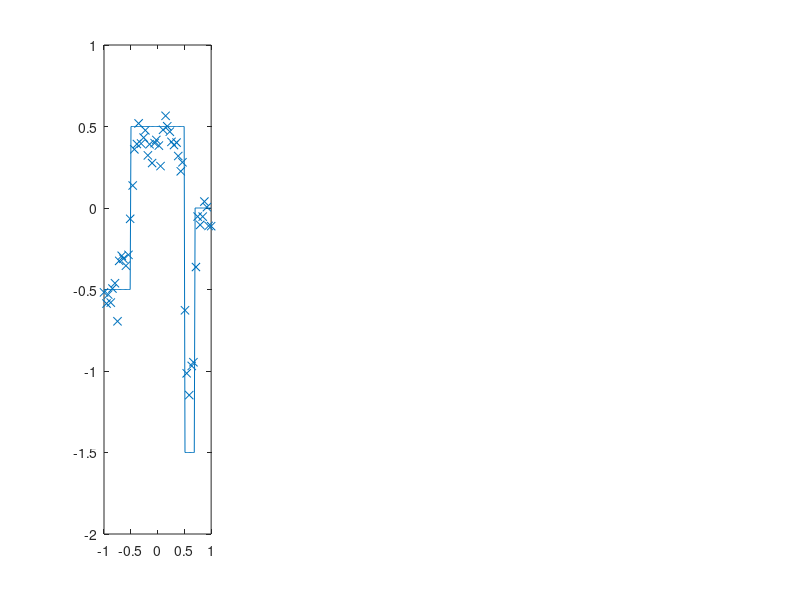

The MATLAB script that drew this image: (Note: this script raises an error after producing the figure.)
%rng(3);i

%% MCMC parameters
mcmc.method = 'pcn';    % MCMC method (pcn, mala)
mcmc.mix_ratio = 0.0;   % Ratio of MALA steps to pCN steps (mixed method)
S = 1000000;      % MCMC samples
mcmc.beta = 0.01;       % pCN jump parameter
mcmc.h = 0.0000001;                 % MALA step size parameter
mcmc.local = 500;        % how many steps to calculate local acceptance rate?
mcmc.thinning = 1000;    % how often to update figure?
mcmc.burnin = 30000;

%% Model parameters
md.d = 1;              % Spatial dimension 
md.H = [100,10,1];    % Layer widths
md.L = 3;              % Number of hidden layers
md.N = 2^7;            % Sample on N or N*N grid
md.J = 50;
md.gm = 0.1;

% Calculate total number of weights
md.NW = md.d*md.H(1) + md.H(1);
for l=2:md.L
    md.NW = md.NW + md.H(l)*md.H(l-1) + md.H(l);
end
md.NW = md.NW + md.H(md.L);

% Define the spatial grid
md.XX = linspace(-1,1,md.N)';

% Create the truth, forward map, data
%UT = (0.5*(sign(md.XX+0.5)-sign(md.XX-0.5))-0.5)+cos(4*pi*md.XX).*(md.XX>0.5);
UT = (0.5*(sign(md.XX+0.5)-sign(md.XX-0.5))-0.5)...
        - 2*(0.5*(sign(md.XX-0.5)-sign(md.XX-0.7))-0.5).*(md.XX>0.5)...
        + 1*(0.5*(sign(md.XX-0.5)-sign(md.XX-0.7))-0.5).*(md.XX>0.7);

obsInd = round(linspace(1,md.N,md.J));
basis = speye(md.N);

B = zeros(md.N);
for j=1:md.N
    B(:,j) = idct(dct(full(basis(:,j))).*exp(-0.05*(1:md.N)'));
end

A = basis(obsInd,:);
G = A*B;

y = G*UT + normrnd(0,1,md.J,1)*md.gm;

% Objective function
J = @(xi) JFull(xi,md);

% Cost function
md.cost = @(U) norm(G*U-y)^2/(2*md.gm^2);
md.dcost = @(U) G'*(G*U-y)/md.gm^2;

% Activation function
md.sig = @(z) ReLU(z);
md.dsig = @(z) 2*sqrt(2)*normpdf(z*sqrt(2));

% Non-centring function
md.lambda = @(z) tan(pi*normcdf(z)-pi/2);
md.dlambda = @(z) pi*sec(pi*normcdf(z)-pi/2).^2.*normpdf(z);

subplot(141);
plot(md.XX,UT);axis([-1,1,-2,1]);
hold on
scatter(md.XX(obsInd),y,'x');
hold off


% Finite Difference test
%{
xi = normrnd(0,1,md.NW,1);
U = normrnd(0,1,md.N,1);

basis = speye(md.NW);
basisN = speye(md.N);
[~,PhiXi,DPhi_adj] = build_net(xi,md);
Cost0 = md.cost(U);
DCost_adj = md.dcost(U);
DPhi_fd = zeros(md.NW,1);
DCost_fd = zeros(md.N,1);

ep = 1e-8;
for j=1:md.NW
    [~,PhiXiP] = build_net(xi+ep*basis(:,j),md);
    DPhi_fd(j) = (PhiXiP-PhiXi)/ep;
end
for j=1:md.N
    DCost_fd(j) = (md.cost(U+ep*basisN(:,j))-Cost0)/ep;
end

subplot(131)
plot(DPhi_adj);
subplot(132)
plot(DPhi_fd);
subplot(133)
plot(DPhi_adj./DPhi_fd);
return
%}


%% Gradient Descent
%{
xi = normrnd(0,1,md.NW,1);
a0 = 1e-6;
maxIt = 20;

PhiTrace = zeros(S,1);
DPhiTrace = zeros(S,1);
for j=1:S
    [U,PhiXi,DPhiXi] = build_net(xi,md);
    PhiTrace(j) = PhiXi+norm(xi)^2/2;
    DPhiTrace(j) = norm(DPhiXi + xi);
    
    if mod(j,10) == 0
        fprintf('Phi = %f\t DPhi = %f\n',PhiTrace(j),DPhiTrace(j));
        subplot(131)
        semilogy(1:j,PhiTrace(1:j));
        subplot(132);
        semilogy(1:j,DPhiTrace(1:j));
        subplot(133);
        plot(md.XX,UT);
        hold on
        plot(md.XX,U);axis([-1,1,-2,1]);
        hold off        
        pause(0.01);
    end
    
    %[ac,~] = LineSearch(xi,-DPhiXi-xi,a0,maxIt,J);
    ac = a0;
    xi = xi - ac*(DPhiXi + xi) + sqrt(2*ac)*normrnd(0,1,md.NW,1);
    
    if ac < 1e-16
        maxIt = min(1e3,maxIt*2);
    end

end
%disp(size(U))
%disp(PhiXi);
%plot(md.XX,U)
%}

%% MCMC
%
acc = zeros(S,1);

UMean = zeros(md.N,1);
UVar = zeros(md.N,1);
xiMean = zeros(md.NW,1);

xi = normrnd(0,1,md.NW,1);
[~,PhiXi,DPhiXi] = build_net(xi,md);

for s=1:S
    mcmc.b = 4*sqrt(mcmc.h)/(4+mcmc.h);
    if mcmc.mix_ratio > 0
        if unifrnd(0,1) < mcmc.mix_ratio
            mcmc.method = 'mala';
            [~,~,DPhiXi] = build_net(xi,md);
        else
            mcmc.method = 'pcn';
        end
    end
    
    % pCN
    if strcmp(mcmc.method,'pcn')
        xiProp = sqrt(1-mcmc.beta^2)*xi + mcmc.beta*normrnd(0,1,md.NW,1);
        
        [~,PhiXiProp] = build_net(xiProp,md);
        aProb = min(1,exp(PhiXi-PhiXiProp));
        
        if unifrnd(0,1) < aProb
            xi = xiProp;
            PhiXi = PhiXiProp;
            acc(s) = 1;
        end
        
        if mod(s,mcmc.local) == 0
            l_acc = mean(acc(s-mcmc.local+1:s));
            if l_acc < 0.3
                mcmc.beta = mcmc.beta/2;
            else
                mcmc.beta = min(1,mcmc.beta*2);
            end
        end
        
    % MALA    
    elseif strcmp(mcmc.method,'mala')
        xiProp = sqrt(1-mcmc.b^2)*xi + mcmc.b*(normrnd(0,1,md.NW,1) - sqrt(mcmc.h)/2*DPhiXi);
        
        [~,PhiXiProp,DPhiXiProp] = build_net(xiProp,md);
        I1 = PhiXi + mcmc.h/8*norm(DPhiXi)^2 + sqrt(mcmc.h)/2*DPhiXi'*(xiProp-sqrt(1-mcmc.b^2)*xi)/mcmc.b;
        I2 = PhiXiProp + mcmc.h/8*norm(DPhiXiProp)^2 + sqrt(mcmc.h)/2*DPhiXiProp'*(xi-sqrt(1-mcmc.b^2)*xiProp)/mcmc.b;
        
        aProb = min(1,exp(I1-I2));
        
        if unifrnd(0,1) < aProb
            xi = xiProp;
            PhiXi = PhiXiProp;
            DPhiXi = DPhiXiProp;
            acc(s) = 1;
        end
        
        if mod(s,mcmc.local) == 0
            l_acc = mean(acc(s-mcmc.local+1:s));
            if l_acc < 0.3
                mcmc.h = mcmc.h/2;
            else
                mcmc.h = min(1,mcmc.h*2);
            end
        end
    end
    

        
    if mod(s,mcmc.thinning) == 0           
        U = build_net(xi,md);
        
        if s > mcmc.burnin
            q = (s-mcmc.burnin)/mcmc.thinning;
            UMean = ((q-1)*UMean + U)/q;
            UVar = ((q-1)*UVar + U.^2)/q;
            xiMean = ((q-1)*xiMean + xi)/q;

            subplot(143);
            plot(md.XX,[UMean,UMean+sqrt(UVar-UMean.^2),UMean-sqrt(UVar-UMean.^2)]);axis([-1,1,-2,1]);
            subplot(144);
            plot(md.XX,build_net(xiMean,md));axis([-1,1,-2,1]);
        end
        
        subplot(142);
        plot(md.XX,U);axis([-1,1,-2,1]);
        pause(0.01);
        fprintf('s = %i\tAccepted: %f\n',s,l_acc);
    end
end
%

function z = JFull(xi,model)
    [~,PhiXi] = build_net(xi,model);
    z = PhiXi + norm(xi)^2/2;
end

function [U,PhiXi,DPhiXi] = build_net(xi,model)

    N = model.N;
    L = model.L;
    H = model.H;
    XX = model.XX;
    
    xi0 = xi;
    xi = model.lambda(xi0);
    % Extract weights/biases from xi
    W = cell(L+1,1);
    B = cell(L,1);
    
    curr_ind = 1;
    next_ind = model.d*H(1);
    W{1} = reshape(xi(curr_ind:next_ind),H(1),model.d);
    curr_ind = next_ind;
    next_ind = curr_ind + H(1);
    B{1} = xi(curr_ind+1:next_ind);
    
    for l=2:L
        curr_ind = next_ind;
        next_ind = curr_ind + H(l-1)*H(l);
        W{l} = reshape(xi(curr_ind+1:next_ind),H(l),H(l-1));
        curr_ind = next_ind;
        next_ind = curr_ind + H(l);
        B{l} = xi(curr_ind+1:next_ind);
    end
    curr_ind = next_ind;
    W{L+1} = reshape(xi(curr_ind+1:end),1,H(L));
    
    % Calculate U
    U = W{1}*XX' + B{1};
    U = model.sig(U);
    for l=2:L
        U = model.sig(W{l}*U + B{l});
    end
    U = (W{L+1}*U)'/H(L);
    
    % Return Phi(U)
    if nargout > 1
        PhiXi = model.cost(U);
    end
    
    % Return DPhi(U)  
    if nargout > 2
    
        dcost = model.dcost(U);
        for n = 1:N
            % Build network
            z = cell(L+1,1);
            a = cell(L+1,1);

            z{1} = W{1}*XX(n) + B{1};
            a{1} = model.sig(z{1});
            for l=2:L
                z{l} = W{l}*a{l-1} + B{l};
                a{l} = model.sig(z{l});
            end
            z{L+1} = W{L+1}*a{L};
            a{L+1} = z{L+1};

            % Calculate cost derivative (backprop);
            delta = cell(L+1,1);
            delta{L+1} = 1;

            for l=L:-1:1
               delta{l} = (W{l+1}'*delta{l+1}).*model.dsig(z{l}); 
            end

            temp = delta{1}.*XX(n)';
            dC{n} = temp(:);
            dC{n} = [dC{n};delta{1}];
            for l=2:L
               temp = delta{l}*a{l-1}';
               dC{n} = [dC{n};temp(:)];
               dC{n} = [dC{n};delta{l}];
            end
            temp = delta{L+1}*a{L}';
            dC{n} = [dC{n};temp(:)];  
            dC{n} = model.dlambda(xi0).*dC{n};
        end
        dCF = zeros(model.NW,N);
        for n=1:N
            dCF(:,n) = dC{n};
        end
        DPhiXi = dCF*dcost/H(L);

    end

end

    

